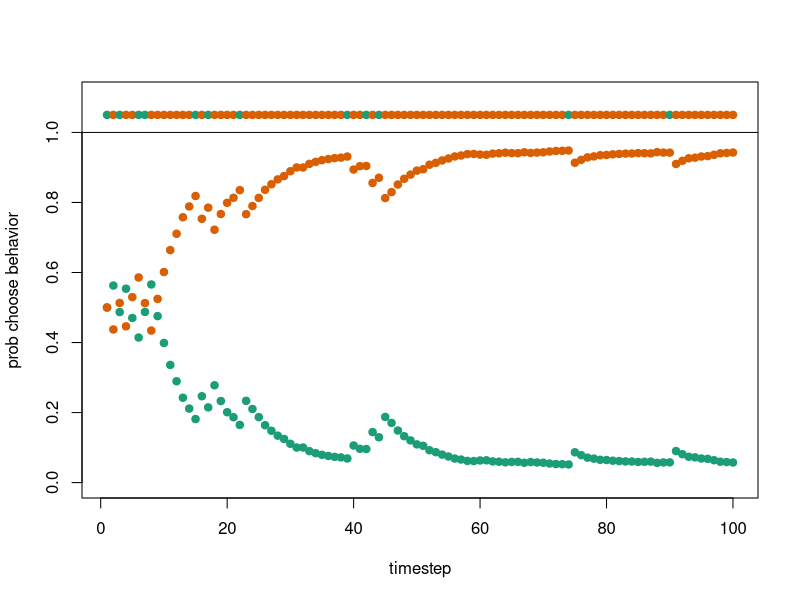

Generate this figure with R:
###let do an individual learning sim from first pricipals using EWA model.
##we can start with a continous simulation, and add agents and heterogeneity l8r

######Functions

######create a softmax function to simply code
Softmax <- function(x){
  exp(x)/sum(exp(x))
}

#color pallate
col.pal <- c("#1B9E77", "#D95F02")

#simulate data set conditions
dsim <- data.frame( timestep=0 , tech=0 , payoff_i1=0 , payoff_i2=0, A1=0 , A2=0 , Pr1=0 , Pr2=0)
timesteps <- 100
phi <- 0.1
lambda <- 0.3
techmeans <- c(8,10)
techvar <- c(1,1)

AC <- matrix(0,nrow=timesteps,ncol=2) 	

##simulated data for one discreet individual
for (t in 1:timesteps){
  prtech_i <-  Softmax(lambda*AC[t,]) #calculate probability of performing a behavior at this timestep
  tech <- sample( 1:2 , size=1 , prob=prtech_i) # sample a behavior with prtech_i
  payoff <- rnorm( 1 , mean=techmeans[tech] , sd=techvar[tech] ) #draw a behavior of tech=k with specified mean and SD, realized choice
  obs_payoffs_t <- rep(0,2) #initialize observed payoffs vector
  obs_payoffs_t[tech] <- payoff #populate with each observed payoff
  
  dsim[t,] <- c(  t , tech , obs_payoffs_t[1] , obs_payoffs_t[2] , AC[t,1] , AC[t,2] ,  prtech_i[1] , prtech_i[2] )
  
  # update attractions for next timestep t + 1, don't do on final round
   if(t<timesteps){ 
    for (k in 1:2){
      AC[t+1,k] <- (1-phi)*AC[t,k] + phi*obs_payoffs_t[k]
    }
  }
}

#below plots sims
plot(dsim$Pr1~dsim$timestep , col=col.pal[1] , pch=19 , xlab="timestep" , ylab="prob choose behavior", ylim=c(0,1.1) ) 
points(dsim$Pr2~dsim$timestep,col=col.pal[2],pch=19 )
points(rep(1.05,timesteps) ~ dsim$timestep,col=col.pal[dsim$tech],pch=19 )
abline(h=1)

